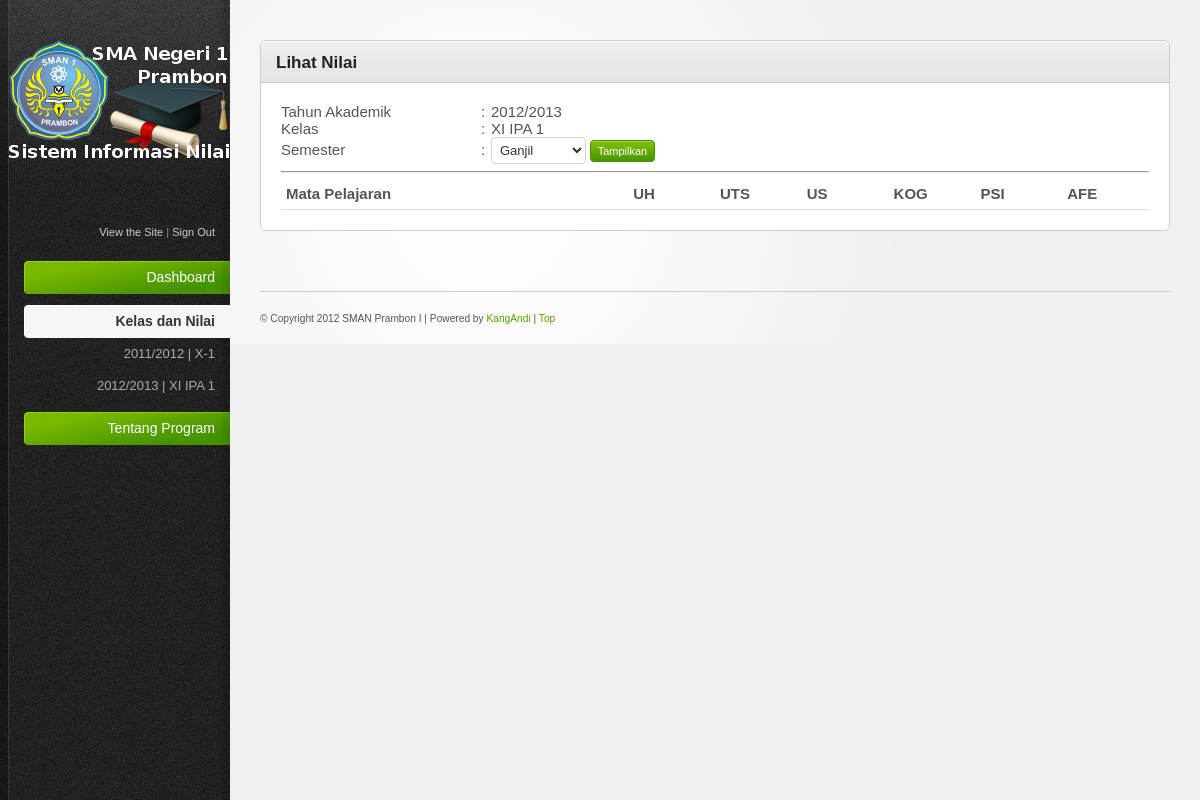
Screenshot of /home.php?page=vnilai&nis=002737&ta=6&kls=13 (signed in) with the database file from the repository.
### tables this page shows
CREATE TABLE IF NOT EXISTS `re_siswakelas` (
  `tahunajaran` int(11) NOT NULL,
  `nis` varchar(7) NOT NULL,
  `kelas` int(3) NOT NULL,
  PRIMARY KEY (`tahunajaran`,`nis`)
);

CREATE TABLE IF NOT EXISTS `r_tahunajaran` (
  `id` int(11) NOT NULL AUTO_INCREMENT,
  `tahunajaran` varchar(15) NOT NULL,
  `aktif` int(11) NOT NULL DEFAULT '0',
  PRIMARY KEY (`id`)
);

CREATE TABLE IF NOT EXISTS `r_kelas` (
  `id` int(3) NOT NULL AUTO_INCREMENT,
  `nama` varchar(10) NOT NULL,
  PRIMARY KEY (`id`)
);

CREATE TABLE IF NOT EXISTS `r_semester` (
  `id` int(11) NOT NULL AUTO_INCREMENT,
  `semester` varchar(7) NOT NULL,
  `aktif` int(2) NOT NULL,
  PRIMARY KEY (`id`)
);

### inc/config.php (called while the page is built, shortened)
<?php
$sumber				= "http://localhost/SIA";
?>

### menusw.php (the view, shortened to what this page needs)
<?php
	$nis	= $_SESSION['username'];
	$pagemn =$_GET['page'];
	if ($pagemn=='vnilai') $menu2="current";
	else $menu1 ="current";
?>
	<li>
		<a href="<?php echo $sumber;?>" class="nav-top-item no-submenu <?php echo $menu1;?>">
			Dashboard
		</a>
	</li>
	<li>
		<a href="#" class="nav-top-item <?php echo $menu2;?>">
			Kelas dan Nilai
		</a>
		<ul>
			<?php
				$qmenukls = mysql_query("SELECT * FROM re_siswakelas
											WHERE nis='$nis'");
				while ($rmenukls=mysql_fetch_assoc($qmenukls)){
					$idta 		= $rmenukls['tahunajaran'];
					$idkls	 	= $rmenukls['kelas'];
					$rkelas = mysql_fetch_assoc(mysql_query("SELECT nama FROM r_kelas WHERE id='$idkls'"));
					$nmkls	= $rkelas['nama'];
					$rta = mysql_fetch_assoc(mysql_query("SELECT tahunajaran FROM r_tahunajaran WHERE id='$idta'"));
					$nmta= $rta['tahunajaran'];
					echo '<li><a href="home.php?page=vnilai&nis='.$nis.'&ta='.$idta.'&kls='.$idkls.'">'.$nmta.' | '.$nmkls.'</a></li>';
				}
			?>
		</ul>
	</li>
	<li>
		<a href="#about" rel="modal" class="nav-top-item no-submenu">
			Tentang Program
		</a>
	</li>

### modul/vnilai.php (shortened to what this page needs)
<?php
	$nis 	= $_GET['nis'];
	$idta	= $_GET['ta'];
	$rta	= mysql_fetch_assoc(mysql_query("SELECT * FROM r_tahunajaran WHERE id='$idta'"));
	$namata	= $rta['tahunajaran'];
	$idkls	= $_GET['kls'];
	$rkls	= mysql_fetch_assoc(mysql_query("SELECT * FROM r_kelas WHERE id='$idkls'"));
	$nmkls	= $rkls['nama'];
	if (isset($_GET['smt'])){
	$idsmt	= $_GET['smt'];
	}else{
	$idsmt	= 1;
	}
?>
<div class="content-box">
        <div class="content-box-header">
            <h3>Lihat Nilai</h3>
        </div>
        <div class="content-box-content">
			<table style="font-size:15px">
				<tr><td width="200px">Tahun Akademik </td><td width="10px">:</td><td width="200px"> <?php echo $namata;?></td></tr>
				<tr><td>Kelas </td><td> : </td><td> <?php echo $nmkls; ?></td></tr>
				<tr><td>Semester </td><td> : </td><td> <?php
			echo '<form action="" method="GET" />
					<input type="hidden" name="page" value="vnilai" />
					<input type="hidden" name="nis" value="'.$nis.'" />
					<input type="hidden" name="ta" value="'.$idta.'" />
					<input type="hidden" name="kls" value="'.$idkls.'" />
					<select class="medium-input" name="smt">';
			$qsmtx = mysql_query("SELECT * FROM r_semester ".
									"WHERE id = '$idsmt'");
			$rsmtx = mysql_fetch_assoc($qsmtx);
			$smtx_kd 	= $rsmtx['id'];
			$smtx_nama	= $rsmtx['semester'];
			echo '<option value="'.$smtx_kd.'">'.$smtx_nama.'</option>';
			echo '</select>
					<input type="submit" class="button" value="Tampilkan" />
					</form>';?></td></tr>
			</table>
			<hr/>
			<div  id="list">
				<table>
					<thead>
						<tr>
						   <th width="40%" style="text-align:left;">Mata Pelajaran</th>
						   <th width="10%">UH</th>
						   <th width="10%">UTS</th>
						   <th width="10%">US</th>
						   <th width="10%">KOG</th>
						   <th width="10%">PSI</th>
						   <th width="10%">AFE</th>
						</tr>
					</thead>
				</table>
</div>
</div>

### css/style.css (style rules this page uses)
html { font-size: 100%; height: 100%; margin-bottom: 1px; }
body { font-family: Arial, Helvetica, sans-serif; color: #555; background: #f0f0f0 url('../images/bg-body.gif') top left repeat-y; font-size: 12px; }
h1, h2, h3, h4, h5, h6 { font-family: Helvetica, Arial, sans-serif; color: #222; font-weight: bold; }
h3 { font-size: 17px; padding: 0 0 10px 0; }
a { color: #57a000; text-decoration: none; }
.button { font-family: Verdana, Arial, sans-serif; display: inline-block; background: #459300 url('../images/bg-button-green.gif') top left repeat-x !important; border: 1px solid #459300 !important; padding: 4px 7px 4px 7px !important; color: #fff !important; font-size: 11px !important; cursor: pointer; }
#sidebar a, #sidebar a:active { color:#ccc; }
#sidebar #main-nav li { list-style: none; padding-bottom: 10px; text-align: right; }
#sidebar #main-nav li a.nav-top-item { background: transparent url('../images/bg-menu-item-green.gif') right center no-repeat; padding: 10px 15px; color: #fff; font-size: 14px; cursor: pointer; display: block; text-decoration: none; }
#sidebar #main-nav li a.current { background-image: url('../images/bg-menu-item-current.gif') !important; color: #333; font-weight: bold; }
#sidebar #main-nav ul { padding: 0; font-size: 12px; margin: 0; }
#sidebar #main-nav ul li { list-style: none; margin: 0; text-align: right; padding: 0; }
#sidebar #main-nav ul li a { padding: 8px 15px; display: block; color: #aaa; font-size: 13px; line-height: 1.2em; }
.content-box { border: 1px solid #ccc; margin: 0 0 20px 0; background: #fff; }
.content-box-header { background: #e5e5e5 url('../images/bg-content-box.gif') top left repeat-x; margin-top: 1px; height: 40px; }
.content-box-header h3 { padding: 12px 15px 10px; float: left; }
.content-box-content { padding: 20px; font-size: 13px; border-top: 1px solid #ccc; }
#list table { width: 100%; border-collapse: collapse; }
#list table thead th { font-weight: bold; font-size: 15px; border-bottom: 1px solid #ddd; }
#list table td, #list table th { padding: 5px; line-height: 1.3em; }
form input.text-input, form select, form textarea, form .wysiwyg { padding: 6px; font-size: 13px; background: #fff url('../images/bg-form-field.gif') top left repeat-x; border: 1px solid #d5d5d5; color: #333; }
form .medium-input { width: 47.25% !important; }
form select { padding: 4px; background: #fff; }

### css/invalid.css (style rules this page uses)
.button, #main-content table tfoot td .bulk-actions select, .pagination a.number, form input.text-input, form textarea, form .wysiwyg, form select, .dp-popup { -moz-border-radius: 4px; -webkit-border-radius: 4px; border-radius: 4px; }
.content-box, .content-box-header, ul.content-box-tabs li a.current, .shortcut-button, .notification { -moz-border-radius: 6px; -webkit-border-radius: 6px; border-radius: 6px; }
.content-box-header { -moz-border-radius-bottomleft: 0; -moz-border-radius-bottomright: 0; -webkit-border-bottom-left-radius: 0; -webkit-border-bottom-right-radius: 0; border-bottom-left-radius: 0; border-bottom-right-radius: 0; }

### css/tstyle.css (style rules this page uses)
table { font:11px Verdana,Arial; }

### rows the page displays
re_siswakelas: r_tahunajaran.tahunajaran "2011/2012", r_kelas.nama "X-1"
re_siswakelas: r_tahunajaran.tahunajaran "2012/2013", r_kelas.nama "XI IPA 1"
r_tahunajaran: tahunajaran "2012/2013"
r_kelas: nama "XI IPA 1"
r_semester: smt "Ganjil"

### other values shown
$nama_sekolah "SMAN Prambon I"
